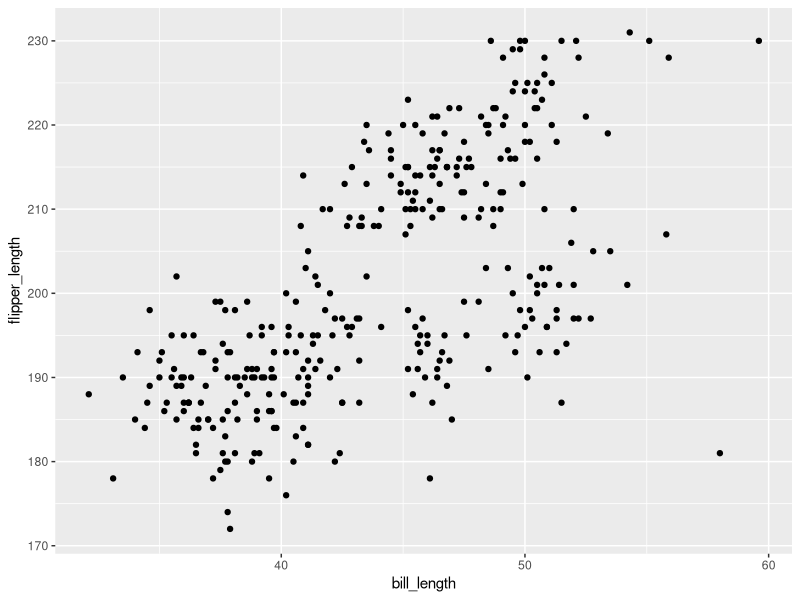
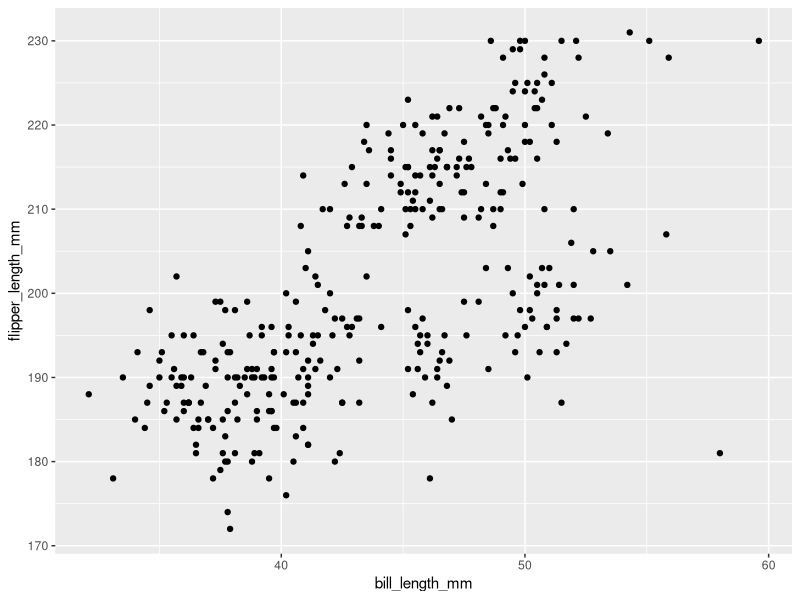
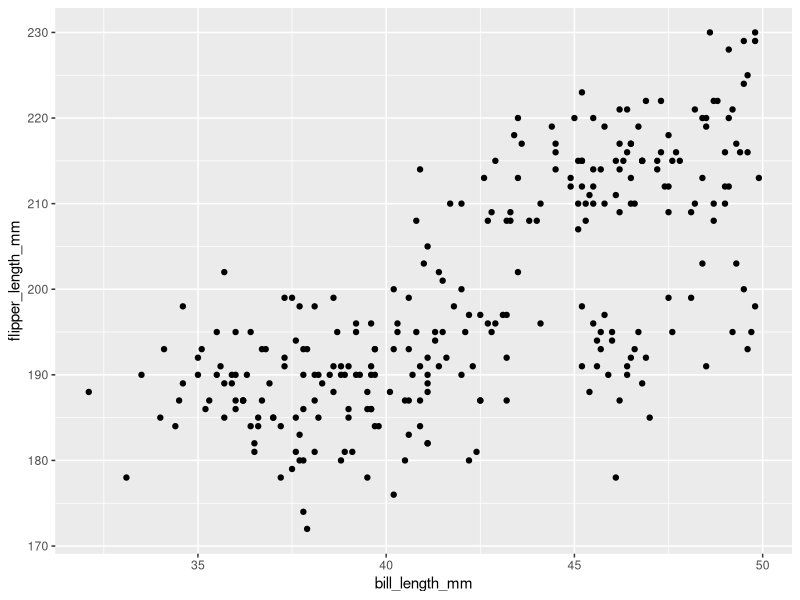

Generate these figures, in order, with R: (Note: this script raises an error after producing the figures.)
## ---- chunk 1
rm(list = ls())
## ---- chunk 2
library(tidyverse)
library(palmerpenguins)
penguins = penguins
## ---- chunk 3
head(penguins)
## ---- chunk 4
sel_columns <- select(penguins, flipper_length_mm, body_mass_g, year)

## ---- chunk 5
sel_columns2 <- select(penguins, bill_length_mm : body_mass_g)

## ---- chunk 6
sel_columns3 <- select(penguins, ends_with("mm"))

## ---- chunk 7
sel_columns4 <- select(penguins, contains("length"))
## ---- chunk 8
sel_columns_5 <- select(penguins, contains("bill"))
## ---- chunk 9
sel_columns_lots <- select(penguins, contains("Species") | ends_with("mm"))
## ---- chunk 10
sel_rows <- filter(penguins, year == 2007)
## ---- chunk 11

## ---- chunk 12
## Access the bill_length_mm and flipper length_mm columns
bill_length = penguins$bill_length_mm
flipper_length = penguins$flipper_length_mm

## Plot the two columns as a scatter plot.
ggplot()  + aes(x = bill_length, y = flipper_length) + geom_point()
## ---- chunk 13
ggplot(data=penguins) + aes(x = bill_length_mm, y = flipper_length_mm) + geom_point()
## ---- chunk 14

## Filter the penguins dataframe
filtered_penguins = filter(penguins, bill_length_mm < 50)

## Plot the data from the filted dataframe.
ggplot(data=filtered_penguins) + aes(x = bill_length_mm, y = flipper_length_mm) + geom_point()
## ---- chunk 15
selected_columns <- select(penguins, contains("Species") | ends_with("mm"))

# keep only "Adelie" penguin data
filtered_rows <- filter(selected_columns, species == "Adelie")

# keep Adelie penguins with bill_length_mm over 20mm
filtered_rows2 <- filter(filtered_rows, bill_length_mm > 20)
## ---- chunk 16
nested_dataframe <- filter(filter(select(penguins, contains("Species") | ends_with("mm")), species == "Adelie"), bill_length_mm > 20)
## ---- chunk 17

selected_columns = select(penguins, ends_with("mm"))

filter(selected_columns, island == "Dream")

